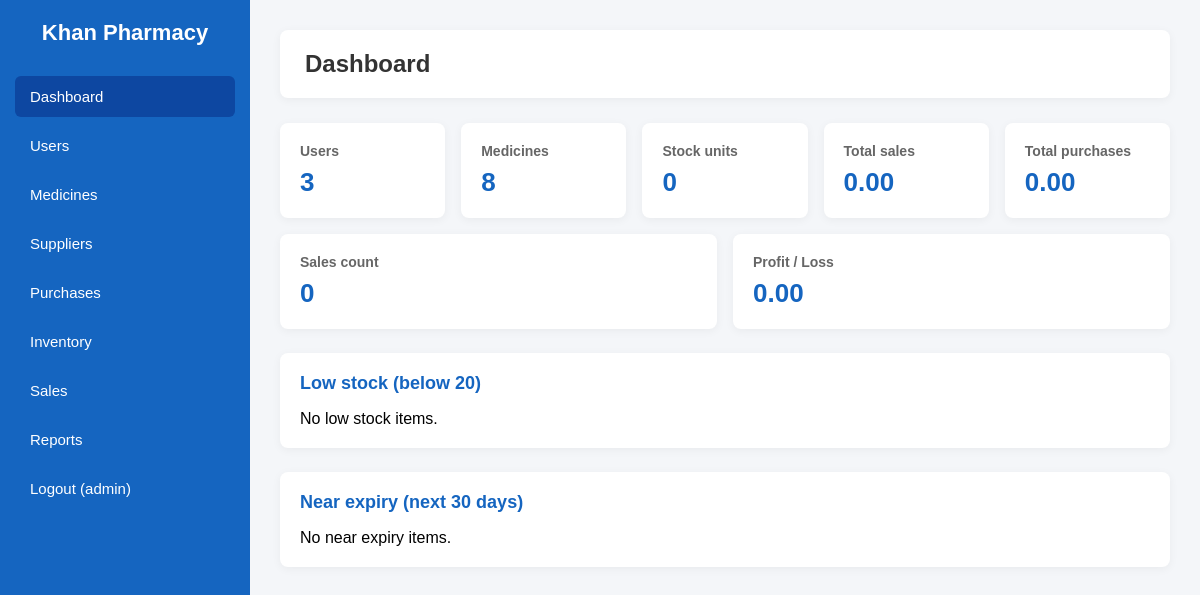
The page /dashboard.php (signed in) on the database as committed earlier.
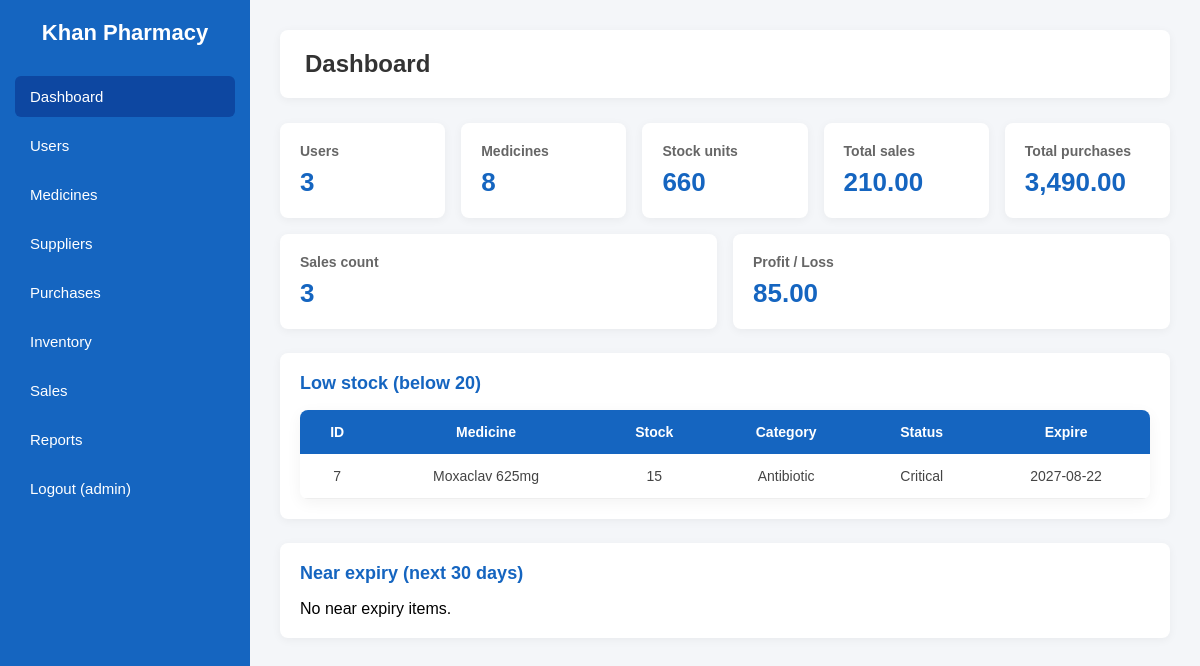
The same page on the database as committed later.
### tables this page shows
CREATE TABLE `inventory` (
    `inventory_id` INT AUTO_INCREMENT PRIMARY KEY,
    `medicine_id` INT NOT NULL UNIQUE,
    `current_stock` INT NOT NULL DEFAULT 0,
    `stock_status` ENUM('Normal', 'Warning', 'Critical') NOT NULL DEFAULT 'Normal',
    `updated_by` INT DEFAULT NULL,
    `updated_at` TIMESTAMP DEFAULT CURRENT_TIMESTAMP ON UPDATE CURRENT_TIMESTAMP,
    CONSTRAINT `fk_inventory_medicine` FOREIGN KEY (`medicine_id`) REFERENCES `medicines`(`medicine_id`) ON DELETE CASCADE,
    CONSTRAINT `fk_inventory_user` FOREIGN KEY (`updated_by`) REFERENCES `users`(`user_id`) ON DELETE SET NULL
);

CREATE TABLE `medicines` (
    `medicine_id` INT AUTO_INCREMENT PRIMARY KEY,
    `medicine_name` VARCHAR(100) NOT NULL,
    `company_name` VARCHAR(100) NOT NULL,
    `category` VARCHAR(50) NOT NULL DEFAULT 'General',
    `purchase_price` DECIMAL(10, 2) NOT NULL DEFAULT 0.00,
    `expire_date` DATE NOT NULL,
    `manufacture_date` DATE NOT NULL,
    `supplier_id` INT DEFAULT NULL,
    `sale_price` DECIMAL(10, 2) NOT NULL,
    `batch_number` VARCHAR(50) NOT NULL DEFAULT '',
    CONSTRAINT `fk_medicine_supplier` FOREIGN KEY (`supplier_id`) REFERENCES `suppliers`(`supplier_id`) ON DELETE SET NULL
);

### includes/auth.php (called while the page is built, shortened)
<?php
function h($text)
{
    return htmlspecialchars((string) $text, ENT_QUOTES, "UTF-8");
}

### dashboard.php (the view, shortened to what this page needs)
<?php
require_once "includes/db.php";
require_once "includes/auth.php";
$role = $_SESSION["role"];
$users = $conn->query("SELECT COUNT(*) AS c FROM users")->fetch_assoc()["c"];
$medicines = $conn->query("SELECT COUNT(*) AS c FROM medicines")->fetch_assoc()["c"];
$stock = $conn->query("SELECT COALESCE(SUM(current_stock), 0) AS c FROM inventory")->fetch_assoc()["c"];
$sales_total = $conn->query("SELECT COALESCE(SUM(total_amount), 0) AS c FROM sales")->fetch_assoc()["c"];
$purchases_total = $conn->query("SELECT COALESCE(SUM(total_amount), 0) AS c FROM purchases WHERE purchase_status = 'Received'")->fetch_assoc()["c"];
$sales_count = $conn->query("SELECT COUNT(*) AS c FROM sales")->fetch_assoc()["c"];
$profit = 0;
$low_stock = [];
$near_expiry = [];
if ($role === "Admin" || $role === "Pharmacist") {
    $p = $conn->query(
        "SELECT COALESCE(SUM(s.total_amount) - SUM(s.quantity_sold * m.purchase_price), 0) AS profit
         FROM sales s
         JOIN medicines m ON s.medicine_id = m.medicine_id"
    )->fetch_assoc();
    $profit = $p["profit"];
    $limit = LOW_STOCK;
    $stmt = $conn->prepare(
        "SELECT m.medicine_id, m.medicine_name, i.current_stock, m.category, m.expire_date, i.stock_status
         FROM inventory i
         JOIN medicines m ON i.medicine_id = m.medicine_id
         WHERE i.current_stock < ?
         ORDER BY i.current_stock ASC"
    );
    $stmt->bind_param("i", $limit);
    $stmt->execute();
    $low_stock = $stmt->get_result()->fetch_all(MYSQLI_ASSOC);
    $days = EXPIRY_DAYS;
    $stmt = $conn->prepare(
        "SELECT m.medicine_id, m.medicine_name, i.current_stock, m.category, m.expire_date
         FROM medicines m
         JOIN inventory i ON m.medicine_id = i.medicine_id
         WHERE m.expire_date <= DATE_ADD(CURDATE(), INTERVAL ? DAY)
         ORDER BY m.expire_date ASC"
    );
    $stmt->bind_param("i", $days);
    $stmt->execute();
    $near_expiry = $stmt->get_result()->fetch_all(MYSQLI_ASSOC);
}
require_once "includes/header.php";
?>
<div class="cards">
    <div class="card-stat">
        <h3>Users</h3>
        <p><?php echo (int) $users; ?></p>
    </div>
    <div class="card-stat">
        <h3>Medicines</h3>
        <p><?php echo (int) $medicines; ?></p>
    </div>
    <div class="card-stat">
        <h3>Stock units</h3>
        <p><?php echo (int) $stock; ?></p>
    </div>
    <div class="card-stat">
        <h3>Total sales</h3>
        <p><?php echo number_format((float) $sales_total, 2); ?></p>
    </div>
    <div class="card-stat">
        <h3>Total purchases</h3>
        <p><?php echo number_format((float) $purchases_total, 2); ?></p>
    </div>
    <div class="card-stat">
        <h3>Sales count</h3>
        <p><?php echo (int) $sales_count; ?></p>
    </div>
    <?php if ($role === "Admin" || $role === "Pharmacist") { ?>
    <div class="card-stat">
        <h3>Profit / Loss</h3>
        <p><?php echo number_format((float) $profit, 2); ?></p>
    </div>
    <?php } ?>
</div>
<?php if ($role === "Admin" || $role === "Pharmacist") { ?>
<div class="card">
    <h2>Low stock (below <?php echo LOW_STOCK; ?>)</h2>
    <?php if (count($low_stock) === 0) { ?>
        <p>No low stock items.</p>
    <?php } else { ?>
    <table>
        <thead>
            <tr>
                <th>ID</th>
                <th>Medicine</th>
                <th>Stock</th>
                <th>Category</th>
                <th>Status</th>
                <th>Expire</th>
            </tr>
        </thead>
        <tbody>
            <?php foreach ($low_stock as $row) { ?>
            <tr>
                <td><?php echo (int) $row["medicine_id"]; ?></td>
                <td><?php echo h($row["medicine_name"]); ?></td>
                <td><?php echo (int) $row["current_stock"]; ?></td>
                <td><?php echo h($row["category"]); ?></td>
                <td><?php echo h($row["stock_status"]); ?></td>
                <td><?php echo h($row["expire_date"]); ?></td>
            </tr>
            <?php } ?>
        </tbody>
    </table>
    <?php } ?>
</div>
<div class="card">
    <h2>Near expiry (next <?php echo EXPIRY_DAYS; ?> days)</h2>
    <?php if (count($near_expiry) === 0) { ?>
        <p>No near expiry items.</p>
    <?php } ?>
</div>
<?php } ?>
<?php require_once "includes/footer.php"; ?>

Rows that differ between the two databases and show on the page:
added inventory: medicine.medicine_id "7", medicine.medicine_name "Moxaclav 625mg", current_stock "15", medicine.category "Antibiotic", stock_status "Critical", medicine.expire_date "2027-08-22"
Other text that changed with them:
$stock: "0" → "660"
$sales_total: "0.00" → "210.00"
$purchases_total: "0.00" → "3,490.00"
$sales_count: "0" → "3"
$profit: "0.00" → "85.00"
text no longer shown: "No low stock items."
text now shown: "ID Medicine Stock Category Status Expire"
